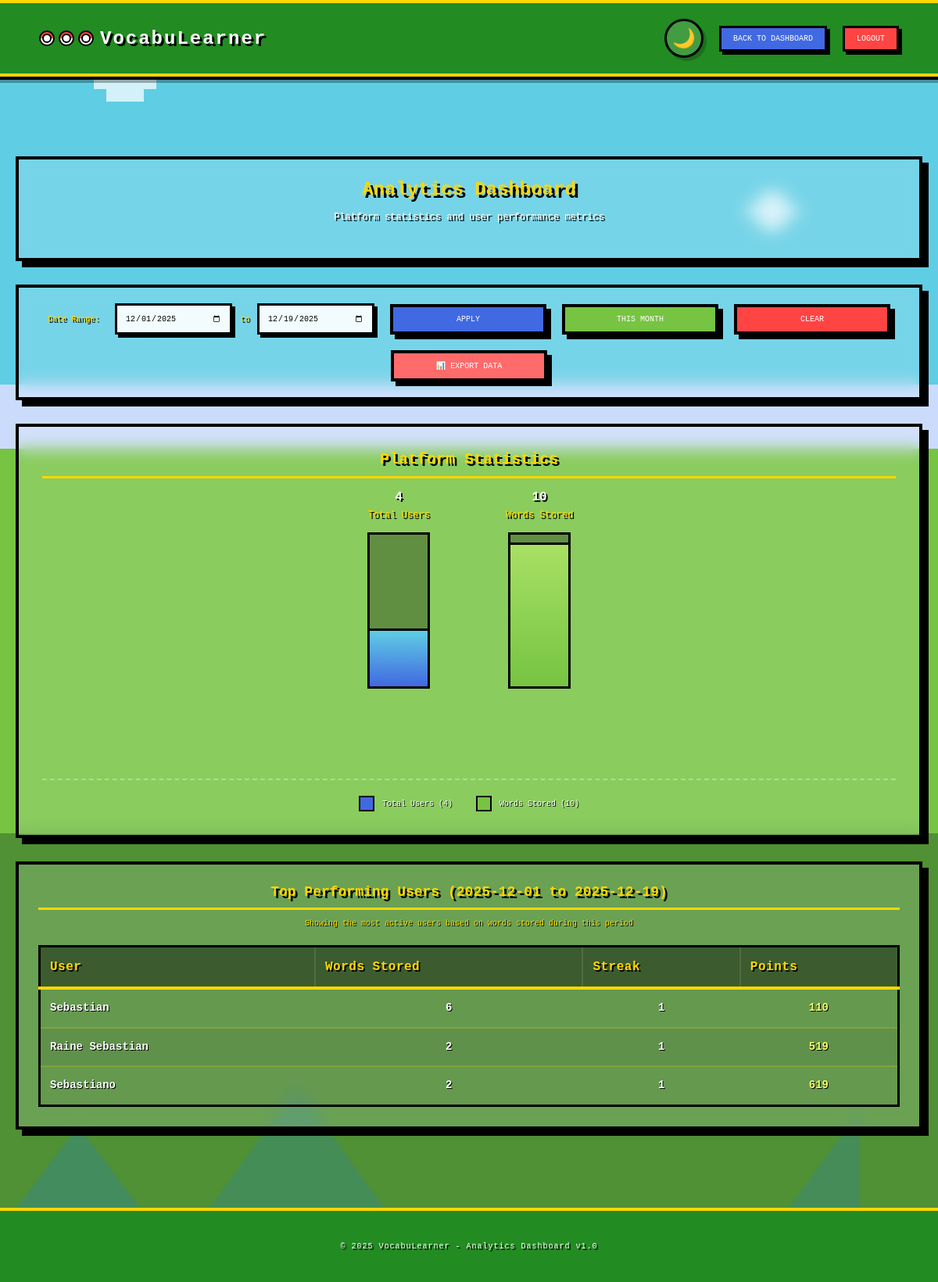
Page /admin/analytics (signed in) on the committed database.
### models.py (models this page shows)
class UserAcc(db.Model):
    user_id = db.Column(db.Integer, primary_key=True)
    name = db.Column(db.String(50), nullable=False)
    email = db.Column(db.String(100), unique=True, nullable=False)
    password = db.Column(db.String(200), nullable=False)
    is_admin = db.Column(db.Boolean, default=False)
    is_active = db.Column(db.Boolean, default=True)
    date_created = db.Column(db.DateTime, default=datetime.utcnow)
    last_login = db.Column(db.DateTime)
    last_logout = db.Column(db.DateTime)
    pokemon_name = db.Column(db.String(100))
    pokemon_id = db.Column(db.Integer, db.ForeignKey('pokemon.pokemon_id'))
    profile_picture = db.Column(db.String(200))
    current_streak = db.Column(db.Integer, default=0)
    longest_streak = db.Column(db.Integer, default=0)
    total_points = db.Column(db.Integer, default=0)  # Pokémon EXP
    collected_pokemon = db.relationship('UserPokemon', backref='owner', lazy=True, cascade='all, delete-orphan')

### Main.py (the view)
@app.route('/admin/analytics', methods=['GET', 'POST'])
@admin_required
def admin_analytics():
    today = datetime.now(ph_timezone).date()
    first_day = today.replace(day=1)
    if request.method == 'POST':
        date_from_str = request.form.get('date_from')
        date_to_str = request.form.get('date_to')
        if date_from_str and date_to_str:
            try:
                date_from = datetime.strptime(date_from_str, '%Y-%m-%d').date()
                date_to = datetime.strptime(date_to_str, '%Y-%m-%d').date()
            except ValueError:
                date_from = first_day
                date_to = today
        else:
            date_from = first_day
            date_to = today
    else:
        date_from = first_day
        date_to = today
    return render_template(
        'analytics_dashboard.html',
        date_from=date_from,
        date_to=date_to,
        **get_analytics_data(date_from, date_to)  # Create a helper function
    )

### Main.py (called while the page is built)
def admin_required(f):
    @wraps(f)
    def decorated_function(*args, **kwargs):
        if 'user_id' not in session:
            flash("Please login to access the admin panel.", "warning")
            return redirect(url_for('login'))
        user_id = session['user_id']
        user = UserAcc.query.get(user_id)
        if not user or not user.is_admin:
            flash("You don't have permission to access the admin panel.", "danger")
            return redirect(url_for('dashboard'))
        return f(*args, **kwargs)
    return decorated_function

def calculate_growth(current, previous):
    if previous == 0:
        return 100 if current > 0 else 0
    return ((current - previous) / previous) * 100

def get_top_users(date_from, date_to, limit=10):
    top_users_query = db.session.query(
        UserAcc.name,
        db.func.count(UserWords.user_word_id).label('word_count'),
        UserAcc.current_streak,
        UserAcc.total_points
    ).join(UserWords, UserAcc.user_id == UserWords.user_id).filter(
        UserWords.date_learned >= date_from,
        UserWords.date_learned <= date_to,
        UserAcc.is_admin == False
    ).group_by(UserAcc.user_id).order_by(
        db.desc('word_count')
    ).limit(limit).all()
    top_users = []
    for user in top_users_query:
        top_users.append({
            'username': user[0],
            'words_stored': user[1],
            'streak': user[2] or 0,
            'points': user[3] or 0
        })
    return top_users

### Templates/analytics_dashboard.html (shortened to what this page needs)
{%extends "base.html"%}
    {%block content%}
    {%block logo_link %}
                <a href="{{ url_for('admin_dashboard') }}" class="logo-link">
                    <div class="logo-icon">
                        <div class="pokeball-mini"></div>
                        <div class="pokeball-mini"></div>
                        <div class="pokeball-mini"></div>
                    </div>
                    VocabuLearner
                </a>
        {% endblock %}
        {%block header%}
            <div class="header-actions">
                <button class="back-btn1" onclick="goToDashboard()">Back to Dashboard</button>
                <button class="logout-btn" onclick="showLogoutConfirm()">Logout</button>
            </div>
        {%endblock%}
        <div class="dashboard-container">
            <div class="page-header">
                <h1>Analytics Dashboard</h1>
                <p>Platform statistics and user performance metrics</p>
            </div>
            <form method="POST" action="{{ url_for('admin_analytics') }}" class="date-filter" id="dateFilterForm">
                <span class="date-label">Date Range:</span>
                <div class="date-range">
                    <input type="date" class="date-input" id="dateFrom" name="date_from"
                           value="{{ date_from.strftime('%Y-%m-%d') }}" required>
                    <span class="date-label">to</span>
                    <input type="date" class="date-input" id="dateTo" name="date_to"
                           value="{{ date_to.strftime('%Y-%m-%d') }}" required>
                </div>
                <button type="submit" class="action-btn" id="applyFilterBtn">Apply</button>
                <button type="button" class="action-btn secondary" onclick="resetDateFilter()">This Month</button>
                <button type="button" class="action-btn red-clear" onclick="clearFilter()">Clear</button>
                <button type="button" class="action-btn export" onclick="exportAnalyticsData()">
                    📊 Export Data
                </button>
            </form>
            <div class="platform-graph-container">
                <h2>Platform Statistics</h2>
                <div class="graph-wrapper">
                    <div class="graph-bar">
                        <div class="bar-top-section">
                            <div class="bar-label">Total Users</div>
                        </div>
                        <div class="bar-graph-section">
                            <div class="bar-container">
                                <div class="bar-fill hours" id="hours-bar"></div>
                            </div>
                        </div>
                        <div class="bar-bottom-section">
                            <div class="bar-value" id="hours-value">{{ total_users }}</div>
                        </div>
                    </div>
                    <div class="graph-bar">
                        <div class="bar-top-section">
                            <div class="bar-label">Words Stored</div>
                        </div>
                        <div class="bar-graph-section">
                            <div class="bar-container">
                                <div class="bar-fill words" id="words-bar"></div>
                            </div>
                        </div>
                        <div class="bar-bottom-section">
                            <div class="bar-value" id="words-value">{{ total_words }}</div>
                        </div>
                    </div>
                </div>
                <div class="graph-legend">
                    <div class="legend-item">
                        <div class="legend-color" style="background: #4169e1;"></div>
                        <span class="legend-text">Total Users ({{ total_users }})</span>
                    </div>
                    <div class="legend-item">
                        <div class="legend-color" style="background: #76c442;"></div>
                        <span class="legend-text">Words Stored ({{ total_words }})</span>
                    </div>
                </div>
            </div>
            <div class="analytics-tables">
                <div class="table-container">
                    <h2>Top Performing Users ({{ date_from.strftime('%Y-%m-%d') }} to {{ date_to.strftime('%Y-%m-%d') }})</h2>
                    <p class="table-description">
                        Showing the most active users based on words stored during this period
                    </p>
                    <table class="analytics-table">
                        <thead>
                            <tr>
                                <th>User</th>
                                <th>Words Stored</th>
                                <th>Streak</th>
                                <th>Points</th>
                            </tr>
                        </thead>
                        <tbody id="topUsersTable">
                            {% for user in top_users %}
                            <tr>
                                <td>{{ user.username }}</td>
                                <td>{{ user.words_stored }}</td>
                                <td>{{ user.streak }}</td>
                                <td>{{ user.points }}</td>
                            </tr>
                            {% endfor %}
                        </tbody>
                    </table>
                </div>
            </div>
        </div>
        <footer class="footer">
            <p>© 2025 VocabuLearner - Analytics Dashboard v1.0</p>
        </footer>
    {%endblock%}

### rows in the picture
UserAcc: username "Sebastian", words_stored "6", streak "1", points "110"
UserAcc: username "Raine Sebastian", words_stored "2", streak "1", points "519"
UserAcc: username "Sebastiano", words_stored "2", streak "1", points "619"

### other values in the picture
{{ total_users }} "4"
{{ total_words }} "10"
{{ date_from.strftime('%Y-%m-%d') }} "2025-12-01"
{{ date_to.strftime('%Y-%m-%d') }} "2025-12-19"
